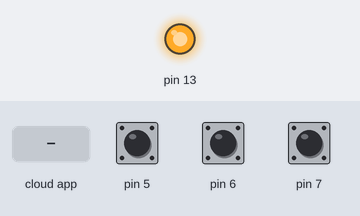
The sketch below on a simulated Arduino Uno, built with avr-gcc and run on an emulated ATmega328P. On the bench: output pins drawn as LEDs (lit = HIGH). The test bench sets the inputs (shaded band); at power-on: pin 5 HIGH, pin 6 HIGH, pin 7 HIGH. The ROS host is connected and sends only what is stated.

Above: at 1.2 s.
1.3 s: the phone or cloud app sets Topic_LED_13 to 0
At 2.0 s:
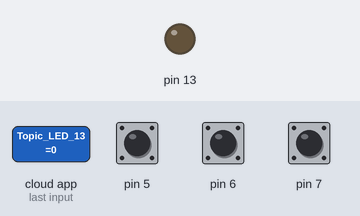
2.8 s: the phone or cloud app sets Topic_LED_13 to 45
At 3.1 s:
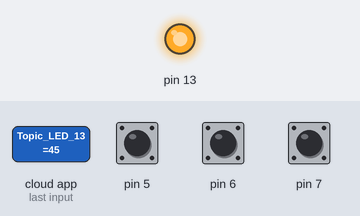
Timing chart, 0 to 5.8 s (numbered marks = the images above; inputs shaded):
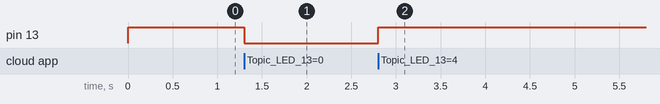

The sketch:

arduino_command.ino
```cpp
#include <ros.h>
#include "geometry_msgs/Twist.h"
#include <std_msgs/Int16.h>
#include <std_msgs/String.h>


ros::NodeHandle  nh;
std_msgs::Int16 sensorData;
std_msgs::Int16 cmdBTN;
std_msgs::Int16 motion;
geometry_msgs::Twist msg;


void control_LED( const std_msgs::Int16& cmd_msg)
{
  int value = cmd_msg.data;
  digitalWrite(13, value);   // blink the led
}

//ros::Publisher BTN("turtle1/cmd_vel", &msg );
ros::Subscriber<std_msgs::Int16> ledsub("Topic_LED_13", &control_LED );
ros::Publisher Status("Status",&motion);

void setup()
{
  // put your setup code here, to run once:
  pinMode(13, OUTPUT);
  pinMode(7,INPUT);
  pinMode(6,INPUT);
  pinMode(5,INPUT);
  digitalWrite(13, 1);
  nh.initNode();
  nh.subscribe(ledsub);
  //nh.advertise(BTN);
  nh.advertise(Status);
}
int mode=0;
void loop()
{
  // put your main code here, to run repeatedly:
  int BTN1 = digitalRead(7);
  int BTN2 = digitalRead(6);
  int BTN3 = digitalRead(5);
  int sensorData;
  if (BTN3 == 0)
  {
    mode=~mode;
  }
  if(BTN1==0&&BTN2==0)
  {
    if(mode == 0)
    {
      //msg.linear.x = 1.0;
      motion.data = 1;
      Status.publish(&motion);
      delay(100);
    }
    else
    {
      //msg.linear.x = -1.0;
      motion.data = 2;
      Status.publish(&motion);
      delay(100);
    }
  }
  else if (BTN2==0)
  {
    //msg.angular.z= 1.0;
    motion.data = 3;
    Status.publish(&motion);
    delay(100);
  }
  else if (BTN1==0)
  {
    //msg.angular.z= -1.0;
    motion.data = 4;
    Status.publish(&motion);
    delay(100);
  }
  //BTN.publish(&msg);
  msg.linear.x = 0.0;
  msg.angular.z= 0.0;
  nh.spinOnce();
  delay(1);
}
```

Measured:
- after the input at 1.3 s, pin 13: HIGH → LOW at once
- after the input at 2.8 s, pin 13: LOW → HIGH at once
